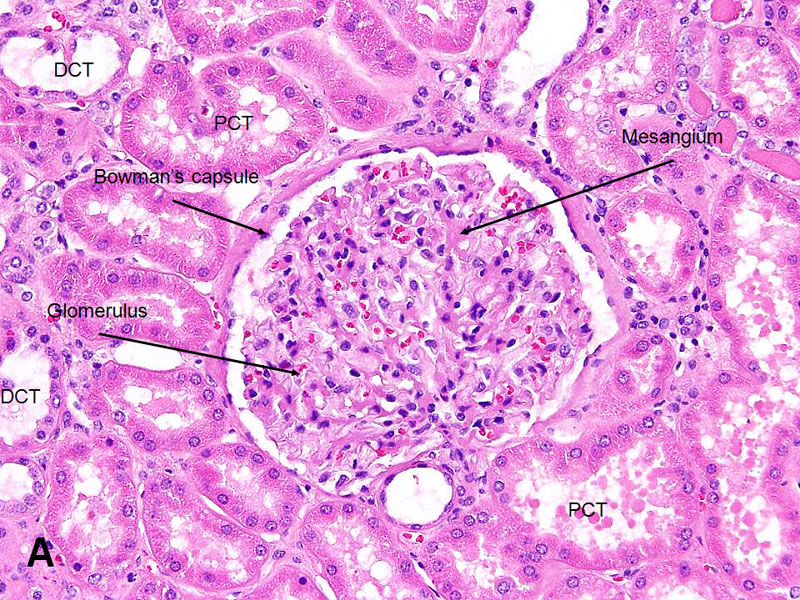
%> input picture Assorted_Images/glom_img.jpg, 800 x 600 px
$ octave Finding_Default_Values.m   (GNU Octave 9; MATLAB toolbox functions it lacks are replaced by stand-ins)
%> lines starting %> are read from the running program, lines starting %| are printed output that depends on the picture

% Determining what default values should be for colorspace and color
% deconvolution thresholding
clc
clear all
close all

%% Colorspace

[filename,path] = uigetfile('*');
%> the answer given: ../Assorted_Images/glom_img.jpg
glom_img = imread(strcat(path,filesep,filename));
%> glom_img is the input picture: size 600x800x3 uint8; mean R, G, B 227.5, 155.9, 220.6

[filename,path] = uigetfile('*');
%> the answer given: ../Assorted_Images/scary_sam.jpg
mask_img = imread(strcat(path,filesep,filename));
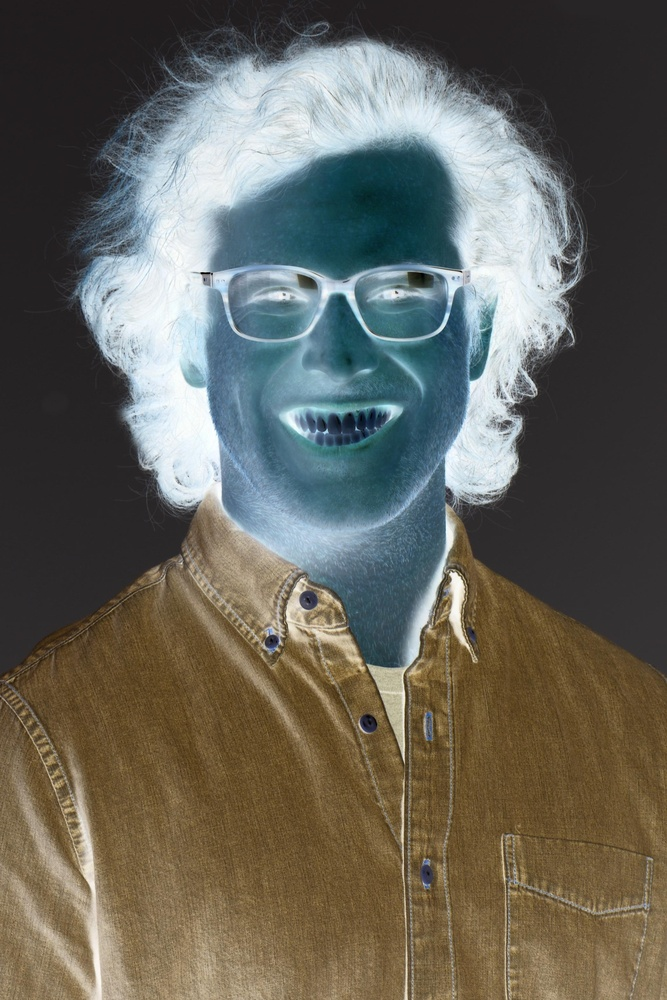
%> input picture Assorted_Images/scary_sam.jpg, 667 x 1000 px, shrunk from 2100 x 3150 before the run
%> mask_img is the input picture: size 1000x667x3 uint8; mean R, G, B 101.4, 99.8, 90.6

hsv_img = rgb2hsv(glom_img);
%> hsv_img: size 600x800x3 double; mean H, S, V 0.822, 0.343, 0.906

combined_comps = zeros(size(glom_img));

% nuclei order = 1
nuc_mask = hsv_img(:,:,2);
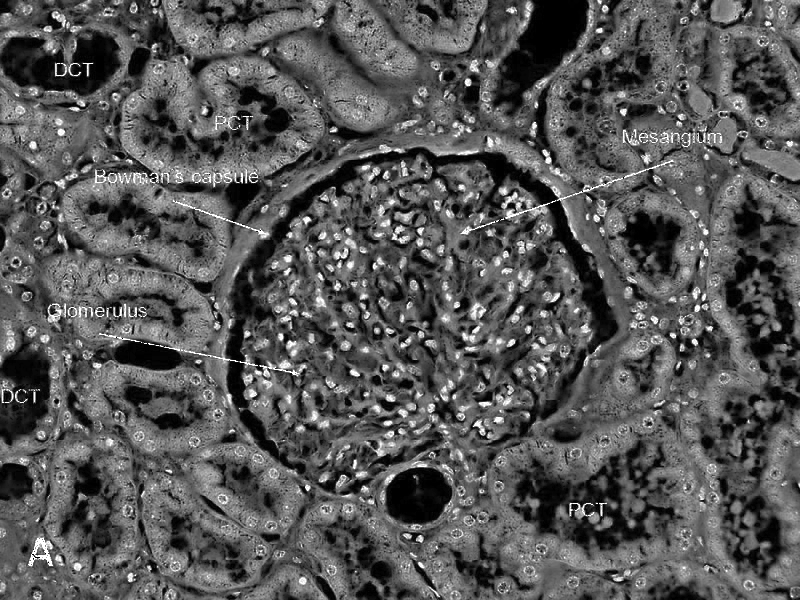
%> nuc_mask: size 600x800 double; min 0, max 1, mean 0.343
%> (the run ends here)
